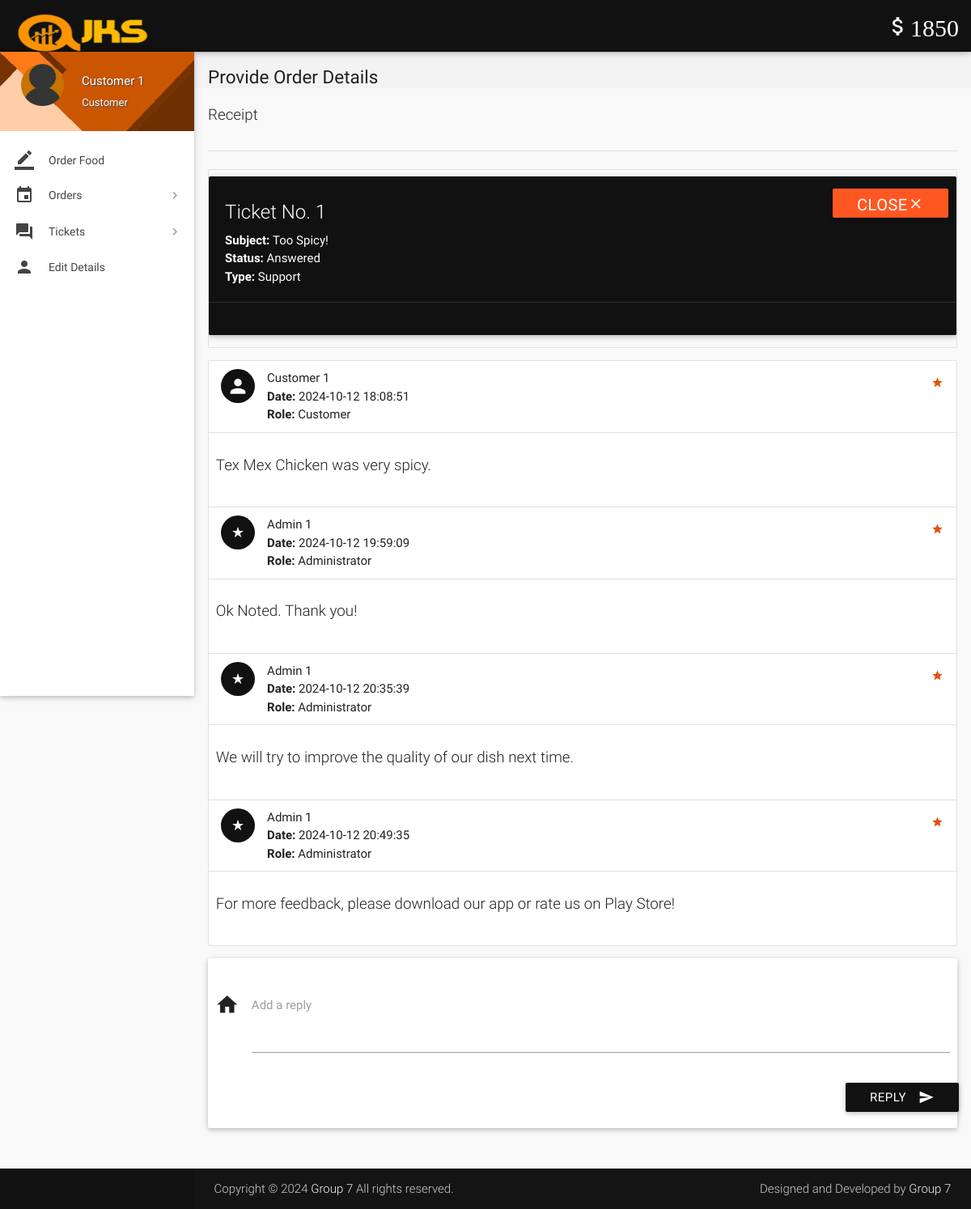
/account/view-ticket.php?id=1 (signed in), run on the app's committed database.
### tables this page shows
CREATE TABLE `wallet_details` (
  `id` int(11) NOT NULL,
  `wallet_id` int(11) NOT NULL,
  `number` varchar(16) NOT NULL,
  `cvv` int(3) NOT NULL,
  `balance` int(11) NOT NULL DEFAULT 2000
);

CREATE TABLE `tickets` (
  `id` int(11) NOT NULL,
  `poster_id` int(11) NOT NULL,
  `subject` varchar(100) NOT NULL,
  `description` varchar(3000) NOT NULL,
  `status` varchar(8) NOT NULL DEFAULT 'Open',
  `type` varchar(30) NOT NULL DEFAULT 'Others',
  `date` datetime NOT NULL DEFAULT current_timestamp(),
  `deleted` tinyint(4) NOT NULL DEFAULT 0
);

CREATE TABLE `ticket_details` (
  `id` int(11) NOT NULL,
  `ticket_id` int(11) NOT NULL,
  `user_id` int(11) NOT NULL,
  `description` varchar(1000) NOT NULL,
  `date` datetime NOT NULL DEFAULT current_timestamp()
);

CREATE TABLE `users` (
  `id` int(11) NOT NULL,
  `role` varchar(15) NOT NULL DEFAULT 'Customer',
  `name` varchar(15) NOT NULL,
  `username` varchar(100) NOT NULL,
  `password` varchar(16) NOT NULL,
  `email` varchar(35) DEFAULT NULL,
  `address` varchar(300) DEFAULT NULL,
  `contact` bigint(11) NOT NULL,
  `verified` tinyint(1) NOT NULL DEFAULT 0,
  `deleted` tinyint(4) NOT NULL DEFAULT 0
);

### account/includes/wallet.php (called while the page is built)
<?php
$user_id=$_SESSION['user_id'];
$sql = $con->query("SELECT * FROM wallet where customer_id = $user_id");
$row1 = $sql->fetch_assoc();
$wallet_id = $row1['id'];
$sql = $con->query("SELECT * FROM wallet_details where wallet_id = $wallet_id");
$row1 = $sql->fetch_assoc();
$balance = $row1['balance'];
?>

### account/includes/connect.php (called while the page is built, shortened)
<?php
$name = isset($_SESSION['name']) ? $_SESSION['name'] : null;
$role = isset($_SESSION['role']) ? $_SESSION['role'] : null;
?>

### account/view-ticket.php (the view, shortened to what this page needs)
<?php
include 'includes/connect.php';
include 'includes/wallet.php';
$continue=0;
if($_SESSION['customer_sid']==session_id())
{
		$ticket_id = $_GET['id'];
		$sql1 = "SELECT * FROM tickets where poster_id = $user_id AND id = $ticket_id AND not deleted;";
		if(mysqli_num_rows(mysqli_query($con,$sql1))>0){
			$row  = $con->query($sql1)->fetch_assoc();
			$type = $row['type'];
			$subject = $row['subject'];
			$status = $row['status'];
			$continue=1;
		}
		else
			$continue = 0;
}
if($continue){
?>
<!DOCTYPE html>
<html lang="en">
<head>
  <link href="css/materialize.min.css" type="text/css" rel="stylesheet" media="screen,projection">
  <link href="css/style.min.css" type="text/css" rel="stylesheet" media="screen,projection">
  <link href="css/custom/custom.min.css" type="text/css" rel="stylesheet" media="screen,projection">
  <link href="js/plugins/perfect-scrollbar/perfect-scrollbar.css" type="text/css" rel="stylesheet" media="screen,projection">
</head>
<body>
  <header id="header" class="page-topbar">
        <div class="navbar-fixed">
            <nav class="navbar-color">
                <div class="nav-wrapper">
                    <ul class="left">
                      <li><h1 class="logo-wrapper"><a href="index.php" class="brand-logo darken-1"><img src="images/logo.png" alt="logo"></a> <span class="logo-text">Logo</span></h1></li>
                    </ul>
                    <ul class="right hide-on-med-and-down">
                        <li><a href="#" class="waves-effect waves-block waves-light"><i class="mdi-editor-attach-money"><?php echo $balance;?></i></a>
                        </li>
                    </ul>
                </div>
            </nav>
        </div>
  </header>
  <div id="main">
    <div class="wrapper">
      <aside id="left-sidebar-nav">
        <ul id="slide-out" class="side-nav fixed leftside-navigation">
            <li class="user-details cyan darken-2">
            <div class="row">
                <div class="col col s4 m4 l4">
                    <img src="images/avatar.jpg" alt="" class="circle responsive-img valign profile-image">
                </div>
                <div class="col col s8 m8 l8">
                    <a class="btn-flat dropdown-button waves-effect waves-light white-text profile-btn" href="#" data-activates="profile-dropdown"><?php echo $name;?> <i class="mdi-navigation-arrow-drop-down right"></i></a>
                    <p class="user-roal"><?php echo $role;?></p>
                </div>
            </div>
            </li>
            <li class="bold"><a href="index.php" class="waves-effect waves-cyan"><i class="mdi-editor-border-color"></i> Order Food</a>
            </li>
                <li class="no-padding">
                    <ul class="collapsible collapsible-accordion">
                        <li class="bold"><a class="collapsible-header waves-effect waves-cyan"><i class="mdi-editor-insert-invitation"></i> Orders</a>
                        </li>
                    </ul>
                </li>
                <li class="no-padding">
                    <ul class="collapsible collapsible-accordion">
                        <li class="bold"><a class="collapsible-header waves-effect waves-cyan"><i class="mdi-action-question-answer"></i> Tickets</a>
                        </li>
                    </ul>
                </li>
            <li class="bold"><a href="details.php" class="waves-effect waves-cyan"><i class="mdi-social-person"></i> Edit Details</a>
            </li>
        </ul>
        </aside>
      <section id="content">
        <div id="breadcrumbs-wrapper">
          <div class="container">
            <div class="row">
              <div class="col s12 m12 l12">
                <h5 class="breadcrumbs-title">Provide Order Details</h5>
              </div>
            </div>
          </div>
        </div>
        <div class="container">
          <p class="caption">Receipt</p>
          <div class="divider"></div>
<div class="section">
                                <?php
								echo '<ul id="task-card" class="collection with-header">
									<div id="card-alert" class="card cyan">
										<div class="card-content white-text">
										<span class="card-title white-text darken-1">Ticket No. '.$ticket_id.'</span>
										<p><strong>Subject: </strong>'.$subject.'</p>
										<p><strong>Status: </strong>'.$status.'</p>
										<p><strong>Type: </strong>'.$type.'</p>
										</div>
										<div class="card-action cyan">
										<form method="post" action="routers/ticket-status.php">
										<input type="hidden" name="ticket_id" value="'.$ticket_id.'">
										<input type="hidden" name="status" value="'.($status != 'Closed' ? 'Closed' : 'Open').'">
										<button class="waves-effect waves-light deep-orange btn white-text" type="submit" name="action">'
										.($status != 'Closed' ? 'Close<i class="mdi-navigation-close"></i>' : 'Reopen<i class="mdi-navigation-check"></i>').'
										</button>
										</form>
										</div>
									</div>
                                </ul>';
								echo '<ul id="issues-collection" class="collection">';
								$sql1 = mysqli_query($con, "SELECT * from ticket_details WHERE ticket_id = $ticket_id;");
								while($row1 = mysqli_fetch_array($sql1)){
									$sql2 = "SELECT * FROM users WHERE id = ".$row1['user_id'].";";
									if(mysqli_num_rows(mysqli_query($con,$sql2))>0){
										$row2  = $con->query($sql2)->fetch_assoc();
										$name = $row2['name'];
										$role1 = $row2['role'];
									}
								  echo '
								  <li class="collection-item avatar">
									  <i class="'.($role1=='Administrator' ? 'mdi-action-star-rate' : 'mdi-social-person').' cyan circle"></i>
									  <span class="collection-header"> '.$name.'</span>
									  <p><strong>Date:</strong> '.$row1['date'].'</p>
									  <p><strong>Role:</strong> '.$role1.'</p>
									  <a href="#" class="secondary-content">
									  <i class="mdi-action-grade"></i></a>
								  </li>
								  <li class="collection-item">
									  <div class="row">
									  <p class="caption">'.$row1['description'].'</p>
									  </div>
									  </li>';
								}
							  echo '</ul>';
							  if($status != 'Closed'){
							  echo '
							  <div class="card-panel">
                  <div class="row">
                    <form class="formValidate" id="formValidate" method="post" action="routers/ticket-message.php" novalidate="novalidate" class="col s12">
                      <div class="row">
					  <input type="hidden" name="role" value="'.$role.'">
					  <input type="hidden" name="ticket_id" value="'.$ticket_id.'">
                        <div class="input-field col s12">
                          <i class="mdi-action-home prefix"></i>
                          <textarea name="message" id="message" class="materialize-textarea validate" data-error=".errorTxt1"></textarea>
                          <label for="message" class="">Add a reply</label>
						  <div class="errorTxt1"></div>
                        </div>
                        <div class="row">
                          <div class="input-field col s12">
                            <button class="btn cyan waves-effect waves-light right" type="submit" name="action">Reply
                              <i class="mdi-content-send right"></i>
                            </button>
                          </div>
                        </div>
                      </div>
                    </form>
                  </div>
                </div>';
							  }
								?>
          </div>
              </div>
            </div>
        </div>
  <footer class="page-footer">
    <div class="footer-copyright">
      <div class="container">
        <span>Copyright © 2024 <a class="grey-text text-lighten-4" href="#" target="_blank">Group 7</a> All rights reserved.</span>
        <span class="right"> Designed and Developed by <a class="grey-text text-lighten-4" href="#">Group 7</a></span>
        </div>
    </div>
  </footer>
</body>
</html>
<?php
	}
?>

### data on the page
wallet_details: balance "1850"
tickets: subject "Too Spicy!", status "Answered", type "Support"
ticket_details: user.name "Customer 1", date "2024-10-12 18:08:51", user.role "Customer", description "Tex Mex Chicken was very spicy."
ticket_details: user.name "Admin 1", date "2024-10-12 19:59:09", user.role "Administrator", description "Ok Noted. Thank you!"
ticket_details: user.name "Admin 1", date "2024-10-12 20:35:39", user.role "Administrator", description "We will try to improve the quality of our dish next time."
ticket_details: user.name "Admin 1", date "2024-10-12 20:49:35", user.role "Administrator", description "For more feedback, please download our app or rate us on Play Store!"

### other printed values
$name "Customer 1"
$role "Customer"
$ticket_id "1"
